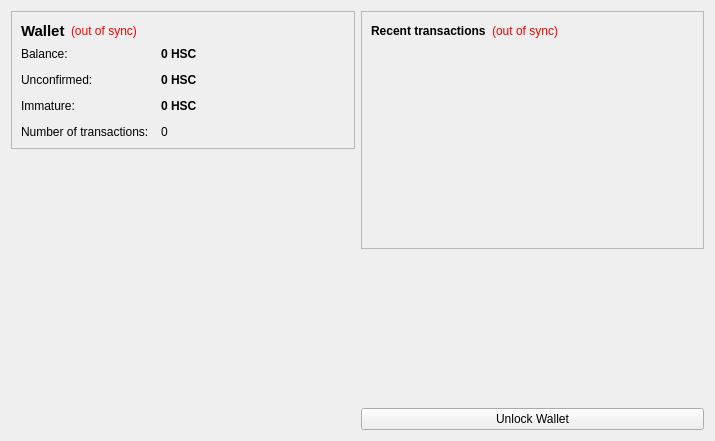
<?xml version="1.0" encoding="UTF-8"?>
<ui version="4.0">
 <class>OverviewPage</class>
 <widget class="QWidget" name="OverviewPage">
  <property name="geometry">
   <rect>
    <x>0</x>
    <y>0</y>
    <width>715</width>
    <height>441</height>
   </rect>
  </property>
  <property name="windowTitle">
   <string>Form</string>
  </property>
  <layout class="QHBoxLayout" name="horizontalLayout" stretch="1,1">
   <item>
    <layout class="QVBoxLayout" name="verticalLayout_2">
     <item>
      <widget class="QFrame" name="frame">
       <property name="frameShape">
        <enum>QFrame::StyledPanel</enum>
       </property>
       <property name="frameShadow">
        <enum>QFrame::Raised</enum>
       </property>
       <layout class="QVBoxLayout" name="verticalLayout_4">
        <item>
         <layout class="QHBoxLayout" name="horizontalLayout_4">
          <item>
           <widget class="QLabel" name="label_5">
            <property name="font">
             <font>
              <pointsize>11</pointsize>
              <weight>75</weight>
              <bold>true</bold>
             </font>
            </property>
            <property name="text">
             <string>Wallet</string>
            </property>
           </widget>
          </item>
          <item>
           <widget class="QLabel" name="labelWalletStatus">
            <property name="toolTip">
             <string>The displayed information may be out of date. Your wallet automatically synchronizes with the VICCoin network after a connection is established, but this process has not completed yet.</string>
            </property>
            <property name="styleSheet">
             <string notr="true">QLabel { color: red; }</string>
            </property>
            <property name="text">
             <string notr="true">(out of sync)</string>
            </property>
            <property name="alignment">
             <set>Qt::AlignLeading|Qt::AlignLeft|Qt::AlignVCenter</set>
            </property>
           </widget>
          </item>
          <item>
           <spacer name="horizontalSpacer_2">
            <property name="orientation">
             <enum>Qt::Horizontal</enum>
            </property>
            <property name="sizeHint" stdset="0">
             <size>
              <width>40</width>
              <height>20</height>
             </size>
            </property>
           </spacer>
          </item>
         </layout>
        </item>
        <item>
         <layout class="QFormLayout" name="formLayout_2">
          <property name="fieldGrowthPolicy">
           <enum>QFormLayout::AllNonFixedFieldsGrow</enum>
          </property>
          <property name="horizontalSpacing">
           <number>12</number>
          </property>
          <property name="verticalSpacing">
           <number>12</number>
          </property>
          <item row="0" column="0">
           <widget class="QLabel" name="label">
            <property name="text">
             <string>Balance:</string>
            </property>
           </widget>
          </item>
          <item row="0" column="1">
           <widget class="QLabel" name="labelBalance">
            <property name="font">
             <font>
              <weight>75</weight>
              <bold>true</bold>
             </font>
            </property>
            <property name="cursor">
             <cursorShape>IBeamCursor</cursorShape>
            </property>
            <property name="toolTip">
             <string>Your current balance</string>
            </property>
            <property name="text">
             <string notr="true">0 HSC</string>
            </property>
            <property name="textInteractionFlags">
             <set>Qt::LinksAccessibleByMouse|Qt::TextSelectableByKeyboard|Qt::TextSelectableByMouse</set>
            </property>
           </widget>
          </item>
        
         
          <item row="2" column="0">
           <widget class="QLabel" name="label_3">
            <property name="text">
             <string>Unconfirmed:</string>
            </property>
           </widget>
          </item>
          <item row="2" column="1">
           <widget class="QLabel" name="labelUnconfirmed">
            <property name="font">
             <font>
              <weight>75</weight>
              <bold>true</bold>
             </font>
            </property>
            <property name="cursor">
             <cursorShape>IBeamCursor</cursorShape>
            </property>
            <property name="toolTip">
             <string>Total of transactions that have yet to be confirmed, and do not yet count toward the current balance</string>
            </property>
            <property name="text">
             <string notr="true">0 HSC</string>
            </property>
            <property name="textInteractionFlags">
             <set>Qt::LinksAccessibleByMouse|Qt::TextSelectableByKeyboard|Qt::TextSelectableByMouse</set>
            </property>
           </widget>
          </item>
          <item row="3" column="0">
           <widget class="QLabel" name="labelImmatureText">
            <property name="text">
             <string>Immature:</string>
            </property>
           </widget>
          </item>
          <item row="3" column="1">
           <widget class="QLabel" name="labelImmature">
            <property name="font">
             <font>
              <weight>75</weight>
              <bold>true</bold>
             </font>
            </property>
            <property name="toolTip">
             <string>Mined balance that has not yet matured</string>
            </property>
            <property name="text">
             <string notr="true">0 HSC</string>
            </property>
            <property name="textInteractionFlags">
             <set>Qt::LinksAccessibleByMouse|Qt::TextSelectableByKeyboard|Qt::TextSelectableByMouse</set>
            </property>
           </widget>
          </item>
          <item row="4" column="0">
           <widget class="QLabel" name="label_2">
            <property name="text">
             <string>Number of transactions:</string>
            </property>
           </widget>
          </item>
          <item row="4" column="1">
           <widget class="QLabel" name="labelNumTransactions">
            <property name="toolTip">
             <string>Total number of transactions in wallet</string>
            </property>
            <property name="text">
             <string notr="true">0</string>
            </property>
           </widget>
          </item>
         </layout>
        </item>
       </layout>
      </widget>
     </item>
     <item>
      <spacer name="verticalSpacer">
       <property name="orientation">
        <enum>Qt::Vertical</enum>
       </property>
       <property name="sizeHint" stdset="0">
        <size>
         <width>20</width>
         <height>40</height>
        </size>
       </property>
      </spacer>
     </item>
	 <item>
      <widget class="QLabel" name="label_6">
       <property name="text">
        <string/>
       </property>
       <property name="pixmap">
        <pixmap resource="../bitcoin.qrc">:/images/backg</pixmap>
       </property>
       <property name="scaledContents">
        <bool>false</bool>
       </property>
       <property name="alignment">
        <set>Qt::AlignCenter</set>
       </property>
       <property name="margin">
        <number>-2</number>
       </property>
      </widget>
     </item>
    </layout>
   </item>
   <item>
    <layout class="QVBoxLayout" name="verticalLayout_3">
     <item>
      <widget class="QFrame" name="frame_2">
       <property name="frameShape">
        <enum>QFrame::StyledPanel</enum>
       </property>
       <property name="frameShadow">
        <enum>QFrame::Raised</enum>
       </property>
       <layout class="QVBoxLayout" name="verticalLayout">
        <item>
         <layout class="QHBoxLayout" name="horizontalLayout_2">
          <item>
           <widget class="QLabel" name="label_4">
            <property name="text">
             <string>&lt;b&gt;Recent transactions&lt;/b&gt;</string>
            </property>
           </widget>
          </item>
          <item>
           <widget class="QLabel" name="labelTransactionsStatus">
            <property name="toolTip">
             <string>The displayed information may be out of date. Your wallet automatically synchronizes with the VICCoin network after a connection is established, but this process has not completed yet.</string>
            </property>
            <property name="styleSheet">
             <string notr="true">QLabel { color: red; }</string>
            </property>
            <property name="text">
             <string notr="true">(out of sync)</string>
            </property>
            <property name="alignment">
             <set>Qt::AlignRight|Qt::AlignTrailing|Qt::AlignVCenter</set>
            </property>
           </widget>
          </item>
          <item>
           <spacer name="horizontalSpacer">
            <property name="orientation">
             <enum>Qt::Horizontal</enum>
            </property>
            <property name="sizeHint" stdset="0">
             <size>
              <width>40</width>
              <height>20</height>
             </size>
            </property>
           </spacer>
          </item>
         </layout>
        </item>
        <item>
         <widget class="QListView" name="listTransactions">
          <property name="styleSheet">
           <string notr="true">QListView { background: transparent; }</string>
          </property>
          <property name="frameShape">
           <enum>QFrame::NoFrame</enum>
          </property>
          <property name="verticalScrollBarPolicy">
           <enum>Qt::ScrollBarAlwaysOff</enum>
          </property>
          <property name="horizontalScrollBarPolicy">
           <enum>Qt::ScrollBarAlwaysOff</enum>
          </property>
          <property name="selectionMode">
           <enum>QAbstractItemView::NoSelection</enum>
          </property>
         </widget>
        </item>
       </layout>
      </widget>
     </item>
     <item>
      <spacer name="verticalSpacer_2">
       <property name="orientation">
        <enum>Qt::Vertical</enum>
       </property>
       <property name="sizeHint" stdset="0">
        <size>
         <width>20</width>
         <height>40</height>
        </size>
       </property>
      </spacer>
     </item>
     <item>
      <widget class="QPushButton" name="unlockWalletButton">
       <property name="text">
        <string>Unlock Wallet</string>
       </property>
      </widget>
     </item>
    </layout>
   </item>
  </layout>
 </widget>
 <resources>
  <include location="../bitcoin.qrc"/>
 </resources>
 <connections/>
</ui>
